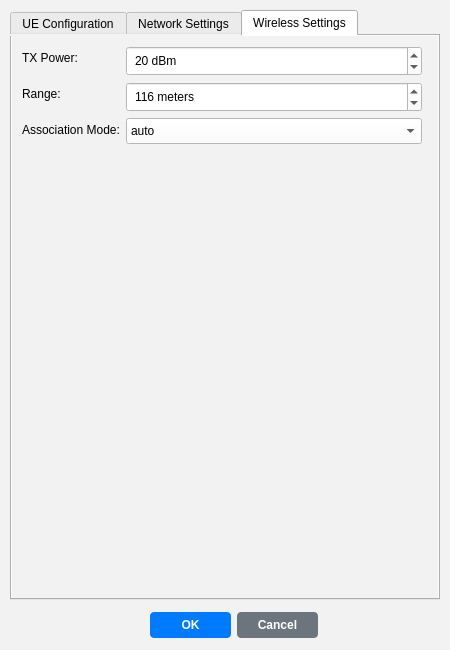
<?xml version="1.0" encoding="UTF-8"?>
<ui version="4.0">
 <class>MainWindow</class>
 <widget class="QMainWindow" name="MainWindow">
  <property name="geometry">
   <rect>
    <x>0</x>
    <y>0</y>
    <width>450</width>
    <height>650</height>
   </rect>
  </property>
  <property name="windowTitle">
   <string>UE Properties</string>
  </property>
  <property name="styleSheet">
   <string notr="true">background-color: rgb(242, 242, 242);</string>
  </property>
  <widget class="QWidget" name="centralwidget">
   <widget class="QTabWidget" name="tabWidget">
    <property name="geometry">
     <rect>
      <x>10</x>
      <y>10</y>
      <width>430</width>
      <height>590</height>
     </rect>
    </property>
    <property name="currentIndex">
     <number>2</number>
    </property>
    <widget class="QWidget" name="tab_ue_config">
     <attribute name="title">
      <string>UE Configuration</string>
     </attribute>
     <widget class="QWidget" name="formLayoutWidget">
      <property name="geometry">
       <rect>
        <x>10</x>
        <y>10</y>
        <width>400</width>
        <height>416</height>
       </rect>
      </property>
      <layout class="QFormLayout" name="formLayout_ue">
       <item row="0" column="0">
        <widget class="QLabel" name="label_gnb_hostname">
         <property name="text">
          <string>gNB Hostname:</string>
         </property>
        </widget>
       </item>
       <item row="0" column="1">
        <widget class="QLineEdit" name="UE_GNBHostName">
         <property name="styleSheet">
          <string notr="true">background-color: rgb(255, 255, 255); padding: 4px;</string>
         </property>
         <property name="text">
          <string>gnb</string>
         </property>
        </widget>
       </item>
       <item row="1" column="0">
        <widget class="QLabel" name="label_apn">
         <property name="text">
          <string>APN:</string>
         </property>
        </widget>
       </item>
       <item row="1" column="1">
        <widget class="QLineEdit" name="UE_APN">
         <property name="styleSheet">
          <string notr="true">background-color: rgb(255, 255, 255); padding: 4px;</string>
         </property>
         <property name="text">
          <string>internet</string>
         </property>
        </widget>
       </item>
       <item row="2" column="0">
        <widget class="QLabel" name="label_msisdn">
         <property name="text">
          <string>MSISDN:</string>
         </property>
        </widget>
       </item>
       <item row="2" column="1">
        <widget class="QLineEdit" name="UE_MSISDN">
         <property name="styleSheet">
          <string notr="true">background-color: rgb(255, 255, 255); padding: 4px;</string>
         </property>
         <property name="text">
          <string>0000000001</string>
         </property>
        </widget>
       </item>
       <item row="3" column="0">
        <widget class="QLabel" name="label_mcc">
         <property name="text">
          <string>MCC:</string>
         </property>
        </widget>
       </item>
       <item row="3" column="1">
        <widget class="QLineEdit" name="UE_MCC">
         <property name="styleSheet">
          <string notr="true">background-color: rgb(255, 255, 255); padding: 4px;</string>
         </property>
         <property name="text">
          <string>999</string>
         </property>
        </widget>
       </item>
       <item row="4" column="0">
        <widget class="QLabel" name="label_mnc">
         <property name="text">
          <string>MNC:</string>
         </property>
        </widget>
       </item>
       <item row="4" column="1">
        <widget class="QLineEdit" name="UE_MNC">
         <property name="styleSheet">
          <string notr="true">background-color: rgb(255, 255, 255); padding: 4px;</string>
         </property>
         <property name="text">
          <string>70</string>
         </property>
        </widget>
       </item>
       <item row="5" column="0">
        <widget class="QLabel" name="label_key">
         <property name="text">
          <string>KEY:</string>
         </property>
        </widget>
       </item>
       <item row="5" column="1">
        <widget class="QLineEdit" name="UE_KEY">
         <property name="styleSheet">
          <string notr="true">background-color: rgb(255, 255, 255); padding: 4px;</string>
         </property>
         <property name="text">
          <string>465B5CE8B199B49FAA5F0A2EE238A6BC</string>
         </property>
        </widget>
       </item>
       <item row="6" column="0">
        <widget class="QLabel" name="label_op_type">
         <property name="text">
          <string>OP Type:</string>
         </property>
        </widget>
       </item>
       <item row="6" column="1">
        <widget class="QComboBox" name="UE_OPType">
         <property name="styleSheet">
          <string notr="true">background-color: rgb(255, 255, 255); padding: 4px;</string>
         </property>
         <item>
          <property name="text">
           <string>OPC</string>
          </property>
         </item>
         <item>
          <property name="text">
           <string>OP</string>
          </property>
         </item>
        </widget>
       </item>
       <item row="7" column="0">
        <widget class="QLabel" name="label_op">
         <property name="text">
          <string>OP:</string>
         </property>
        </widget>
       </item>
       <item row="7" column="1">
        <widget class="QLineEdit" name="UE_OP">
         <property name="styleSheet">
          <string notr="true">background-color: rgb(255, 255, 255); padding: 4px;</string>
         </property>
         <property name="text">
          <string>E8ED289DEBA952E4283B54E88E6183CA</string>
         </property>
        </widget>
       </item>
       <item row="8" column="0">
        <widget class="QLabel" name="label_sst">
         <property name="text">
          <string>SST:</string>
         </property>
        </widget>
       </item>
       <item row="8" column="1">
        <widget class="QLineEdit" name="UE_SST">
         <property name="styleSheet">
          <string notr="true">background-color: rgb(255, 255, 255); padding: 4px;</string>
         </property>
         <property name="text">
          <string>1</string>
         </property>
        </widget>
       </item>
       <item row="9" column="0">
        <widget class="QLabel" name="label_sd">
         <property name="text">
          <string>SD:</string>
         </property>
        </widget>
       </item>
       <item row="9" column="1">
        <widget class="QLineEdit" name="UE_SD">
         <property name="styleSheet">
          <string notr="true">background-color: rgb(255, 255, 255); padding: 4px;</string>
         </property>
         <property name="text">
          <string>0xffffff</string>
         </property>
        </widget>
       </item>
       <item row="10" column="0">
        <widget class="QLabel" name="label_imei">
         <property name="text">
          <string>IMEI:</string>
         </property>
        </widget>
       </item>
       <item row="10" column="1">
        <widget class="QLineEdit" name="UE_IMEI">
         <property name="styleSheet">
          <string notr="true">background-color: rgb(255, 255, 255); padding: 4px;</string>
         </property>
         <property name="text">
          <string>356938035643803</string>
         </property>
        </widget>
       </item>
       <item row="11" column="0">
        <widget class="QLabel" name="label_imeisv">
         <property name="text">
          <string>IMEISV:</string>
         </property>
        </widget>
       </item>
       <item row="11" column="1">
        <widget class="QLineEdit" name="UE_IMEISV">
         <property name="styleSheet">
          <string notr="true">background-color: rgb(255, 255, 255); padding: 4px;</string>
         </property>
         <property name="text">
          <string>4370816125816151</string>
         </property>
        </widget>
       </item>
      </layout>
     </widget>
    </widget>
    <widget class="QWidget" name="tab_network_config">
     <attribute name="title">
      <string>Network Settings</string>
     </attribute>
     <widget class="QWidget" name="formLayoutWidget_network">
      <property name="geometry">
       <rect>
        <x>10</x>
        <y>10</y>
        <width>400</width>
        <height>250</height>
       </rect>
      </property>
      <layout class="QFormLayout" name="formLayout_network">
       <item row="0" column="0">
        <widget class="QLabel" name="label_gnb_ip">
         <property name="text">
          <string>gNB IP:</string>
         </property>
        </widget>
       </item>
       <item row="0" column="1">
        <widget class="QLineEdit" name="UE_GNB_IP">
         <property name="styleSheet">
          <string notr="true">background-color: rgb(255, 255, 255); padding: 4px;</string>
         </property>
         <property name="text">
          <string/>
         </property>
         <property name="placeholderText">
          <string>Auto-resolved from hostname</string>
         </property>
        </widget>
       </item>
       <item row="1" column="0">
        <widget class="QLabel" name="label_tunnel_interface">
         <property name="text">
          <string>Tunnel Interface:</string>
         </property>
        </widget>
       </item>
       <item row="1" column="1">
        <widget class="QLineEdit" name="UE_TunnelInterface">
         <property name="styleSheet">
          <string notr="true">background-color: rgb(255, 255, 255); padding: 4px;</string>
         </property>
         <property name="text">
          <string>uesimtun0</string>
         </property>
        </widget>
       </item>
       <item row="2" column="0">
        <widget class="QLabel" name="label_radio_interface">
         <property name="text">
          <string>Radio Interface:</string>
         </property>
        </widget>
       </item>
       <item row="2" column="1">
        <widget class="QLineEdit" name="UE_RadioInterface">
         <property name="styleSheet">
          <string notr="true">background-color: rgb(255, 255, 255); padding: 4px;</string>
         </property>
         <property name="text">
          <string>eth0</string>
         </property>
        </widget>
       </item>
       <item row="3" column="0">
        <widget class="QLabel" name="label_pdusessions">
         <property name="text">
          <string>PDU Sessions:</string>
         </property>
        </widget>
       </item>
       <item row="3" column="1">
        <widget class="QSpinBox" name="UE_PDUSessions">
         <property name="styleSheet">
          <string notr="true">background-color: rgb(255, 255, 255); padding: 4px;</string>
         </property>
         <property name="minimum">
          <number>1</number>
         </property>
         <property name="maximum">
          <number>5</number>
         </property>
         <property name="value">
          <number>1</number>
         </property>
        </widget>
       </item>
       <item row="4" column="0">
        <widget class="QLabel" name="label_session_type">
         <property name="text">
          <string>Session Type:</string>
         </property>
        </widget>
       </item>
       <item row="4" column="1">
        <widget class="QComboBox" name="UE_SessionType">
         <property name="styleSheet">
          <string notr="true">background-color: rgb(255, 255, 255); padding: 4px;</string>
         </property>
         <item>
          <property name="text">
           <string>IPv4</string>
          </property>
         </item>
         <item>
          <property name="text">
           <string>IPv6</string>
          </property>
         </item>
         <item>
          <property name="text">
           <string>IPv4v6</string>
          </property>
         </item>
        </widget>
       </item>
      </layout>
     </widget>
    </widget>
    <widget class="QWidget" name="tab_wireless_config">
     <attribute name="title">
      <string>Wireless Settings</string>
     </attribute>
     <widget class="QWidget" name="formLayoutWidget_wireless">
      <property name="geometry">
       <rect>
        <x>10</x>
        <y>10</y>
        <width>400</width>
        <height>200</height>
       </rect>
      </property>
      <layout class="QFormLayout" name="formLayout_wireless">
       <item row="0" column="0">
        <widget class="QLabel" name="label_tx_power">
         <property name="text">
          <string>TX Power:</string>
         </property>
        </widget>
       </item>
       <item row="0" column="1">
        <widget class="QSpinBox" name="UE_Power">
         <property name="styleSheet">
          <string notr="true">background-color: rgb(255, 255, 255); padding: 4px;</string>
         </property>
         <property name="suffix">
          <string> dBm</string>
         </property>
         <property name="minimum">
          <number>1</number>
         </property>
         <property name="maximum">
          <number>50</number>
         </property>
         <property name="value">
          <number>20</number>
         </property>
        </widget>
       </item>
       <item row="1" column="0">
        <widget class="QLabel" name="label_range">
         <property name="text">
          <string>Range:</string>
         </property>
        </widget>
       </item>
       <item row="1" column="1">
        <widget class="QSpinBox" name="UE_Range">
         <property name="styleSheet">
          <string notr="true">background-color: rgb(255, 255, 255); padding: 4px;</string>
         </property>
         <property name="suffix">
          <string> meters</string>
         </property>
         <property name="minimum">
          <number>50</number>
         </property>
         <property name="maximum">
          <number>1000</number>
         </property>
         <property name="value">
          <number>116</number>
         </property>
        </widget>
       </item>
       <item row="2" column="0">
        <widget class="QLabel" name="label_association">
         <property name="text">
          <string>Association Mode:</string>
         </property>
        </widget>
       </item>
       <item row="2" column="1">
        <widget class="QComboBox" name="UE_AssociationMode">
         <property name="styleSheet">
          <string notr="true">background-color: rgb(255, 255, 255); padding: 4px;</string>
         </property>
         <item>
          <property name="text">
           <string>auto</string>
          </property>
         </item>
         <item>
          <property name="text">
           <string>manual</string>
          </property>
         </item>
        </widget>
       </item>
      </layout>
     </widget>
    </widget>
   </widget>
   <widget class="QWidget" name="gridLayoutWidget">
    <property name="geometry">
     <rect>
      <x>150</x>
      <y>610</y>
      <width>168</width>
      <height>31</height>
     </rect>
    </property>
    <layout class="QGridLayout" name="gridLayout">
     <item row="0" column="0">
      <widget class="QPushButton" name="UE_OKButton">
       <property name="styleSheet">
        <string notr="true">
         QPushButton {
          background-color: rgb(0, 123, 255);
          color: white;
          border: none;
          padding: 6px 12px;
          border-radius: 4px;
          font-weight: bold;
         }
         QPushButton:hover {
          background-color: rgb(0, 105, 217);
         }
         QPushButton:pressed {
          background-color: rgb(0, 86, 179);
         }
        </string>
       </property>
       <property name="text">
        <string>OK</string>
       </property>
      </widget>
     </item>
     <item row="0" column="1">
      <widget class="QPushButton" name="UE_CancelButton">
       <property name="styleSheet">
        <string notr="true">
         QPushButton {
          background-color: rgb(108, 117, 125);
          color: white;
          border: none;
          padding: 6px 12px;
          border-radius: 4px;
          font-weight: bold;
         }
         QPushButton:hover {
          background-color: rgb(90, 98, 104);
         }
         QPushButton:pressed {
          background-color: rgb(73, 80, 87);
         }
        </string>
       </property>
       <property name="text">
        <string>Cancel</string>
       </property>
      </widget>
     </item>
    </layout>
   </widget>
  </widget>
 </widget>
 <resources/>
 <connections/>
</ui>
